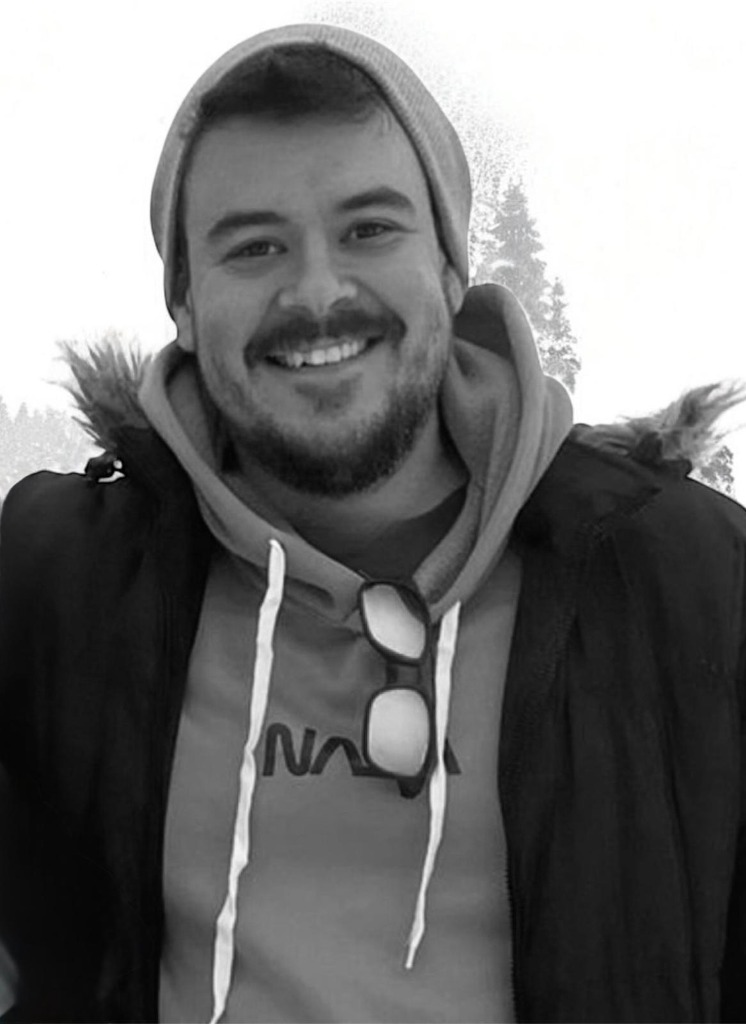
#> input picture assets/profile.jpg, 746 x 1024 px
$ python generar.py
#> lines starting #> are read from the running program, lines starting #| are printed output that depends on the picture; after the words box and inside, x2 and y2 are one past the last pixel; in counts of white or black regions, pixels touching at a corner belong together
"""Genera assets/og-image.jpg (1200x630), la vista previa al compartir la web.

Uso: python 01-TOOLS/og-image/generar.py   (requiere Pillow)
Descarga las fuentes Sixtyfour y Roboto de google/fonts a una carpeta temporal.
"""
import tempfile
import urllib.request
from pathlib import Path

from PIL import Image, ImageDraw, ImageFont, ImageOps

RAIZ = Path(__file__).resolve().parents[2]
SALIDA = RAIZ / 'assets' / 'og-image.jpg'
FOTO = RAIZ / 'assets' / 'profile.jpg'

ANCHO, ALTO = 1200, 630

# Paleta de style.css (:root)
COLOR_FONDO = (31, 32, 65)
COLOR_FONDO_SECUNDARIO = (44, 45, 94)
TEXTO_PRIMARIO = (255, 255, 255)
TEXTO_SECUNDARIO = (143, 170, 181)
ACENTO_PRIMARIO = (255, 200, 87)
ACENTO_SECUNDARIO = (17, 157, 164)

FUENTES = {
    'Sixtyfour.ttf': 'https://github.com/google/fonts/raw/main/ofl/sixtyfour/Sixtyfour%5BBLED%2CSCAN%5D.ttf',
    'Roboto.ttf': 'https://github.com/google/fonts/raw/main/ofl/roboto/Roboto%5Bwdth%2Cwght%5D.ttf',
}


def obtener_fuente(nombre):
    ruta = Path(tempfile.gettempdir()) / 'og-image-fuentes' / nombre
    if not ruta.exists():
        ruta.parent.mkdir(parents=True, exist_ok=True)
        ruta.write_bytes(urllib.request.urlopen(FUENTES[nombre]).read())
    return ruta


def fuente(nombre, tamano, peso=None):
    f = ImageFont.truetype(str(obtener_fuente(nombre)), tamano)
    if peso:
        f.set_variation_by_axes([peso, 100])  # ejes de Roboto: peso, anchura
    return f


def texto_degradado(lienzo, posicion, texto, f):
    # Degradado dorado -> cian, como la clase .acento
    caja = f.getbbox(texto)
    ancho, alto = caja[2], caja[3]
    degradado = Image.new('RGB', (ancho, alto))
    for x in range(ancho):
        t = x / max(ancho - 1, 1)
        color = tuple(round(a + (b - a) * t) for a, b in zip(ACENTO_PRIMARIO, ACENTO_SECUNDARIO))
        ImageDraw.Draw(degradado).line([(x, 0), (x, alto)], fill=color)
    mascara = Image.new('L', (ancho, alto), 0)
    ImageDraw.Draw(mascara).text((0, 0), texto, font=f, fill=255)
    lienzo.paste(degradado, posicion, mascara)


def main():
    lienzo = Image.new('RGB', (ANCHO, ALTO), COLOR_FONDO)
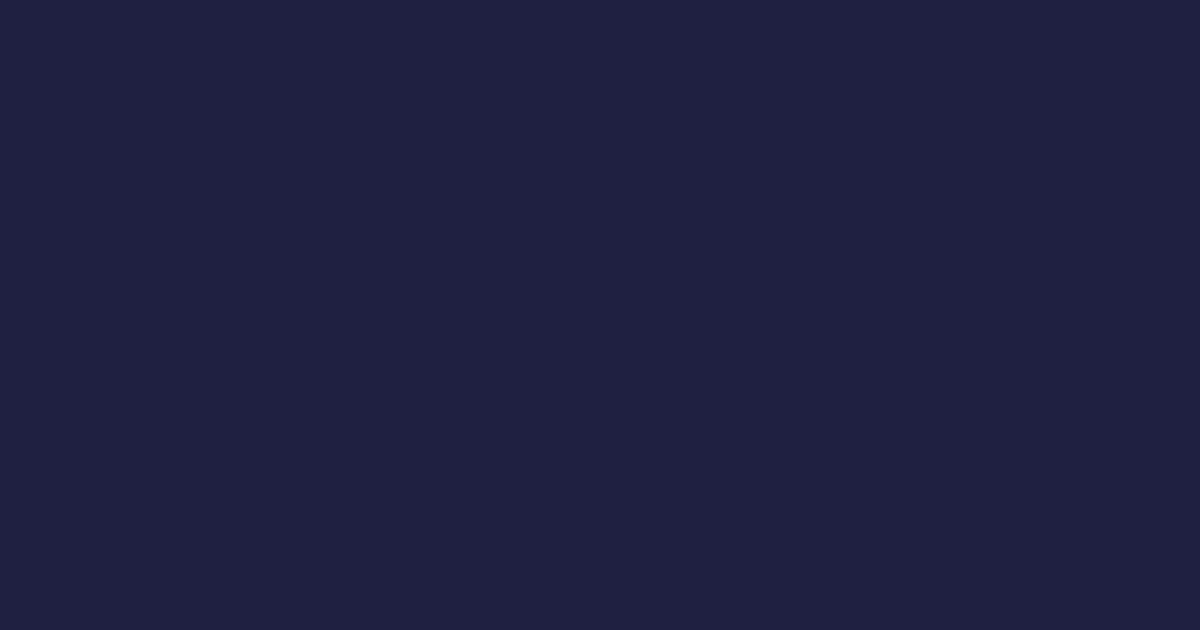
#> lienzo: PIL image 1200x630 RGB; mean R, G, B 31, 32, 65
    dibujo = ImageDraw.Draw(lienzo)

    # Ventana de terminal
    margen = 48
    ventana = (margen, margen, ANCHO - margen, ALTO - margen)
    dibujo.rounded_rectangle(ventana, radius=22, fill=COLOR_FONDO_SECUNDARIO, outline=(70, 72, 130), width=2)
    dibujo.line([(margen, margen + 56), (ANCHO - margen, margen + 56)], fill=(70, 72, 130), width=2)
    for i, color in enumerate([(255, 95, 86), (255, 189, 46), (39, 201, 63)]):
        cx, cy = margen + 36 + i * 30, margen + 28
        dibujo.ellipse((cx - 9, cy - 9, cx + 9, cy + 9), fill=color)

    # Foto de perfil en círculo con borde dorado
    diametro = 300
    foto = ImageOps.fit(Image.open(FOTO).convert('RGB'), (diametro, diametro), centering=(0.5, 0.3))
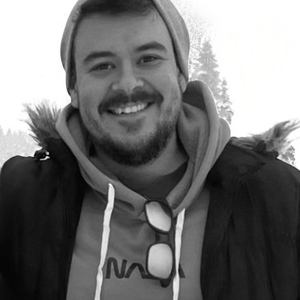
#> foto: PIL image 300x300 RGB; mean R, G, B 114.9, 114.9, 114.8
    mascara = Image.new('L', (diametro * 4, diametro * 4), 0)
#> mascara: PIL image 1200x1200 L; every value is 0
    ImageDraw.Draw(mascara).ellipse((0, 0, diametro * 4, diametro * 4), fill=255)
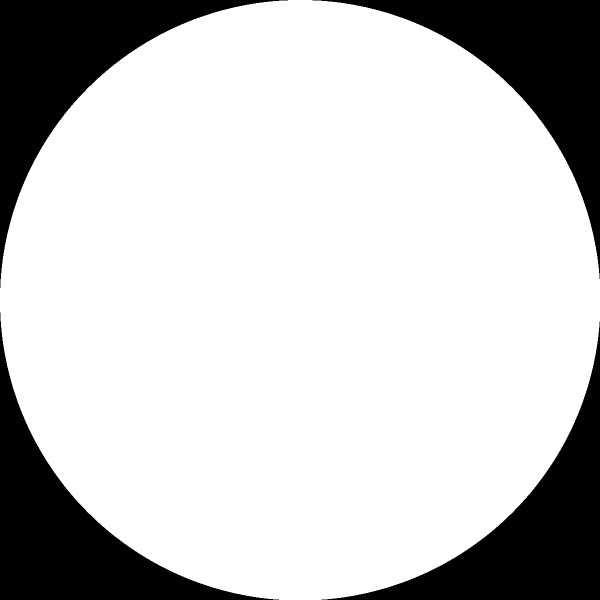
#> mascara: PIL image 1200x1200 L (shown at 1/2 size); 78.6% white; 4 black regions, box (x1, y1, x2, y2) and area: (0, 0, 576, 576) 77436, (625, 0, 1200, 558) 76860, (0, 625, 558, 1200) 76860, (643, 643, 1200, 1200) 76285
    mascara = mascara.resize((diametro, diametro), Image.LANCZOS)
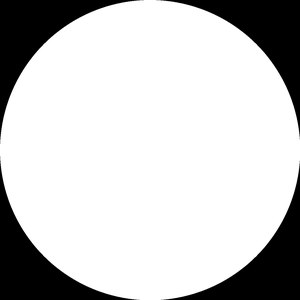
#> mascara: PIL image 300x300 L; min 0, max 255, mean 200.6
    fx, fy = ANCHO - margen - 60 - diametro, 172
    dibujo.ellipse((fx - 8, fy - 8, fx + diametro + 8, fy + diametro + 8), fill=ACENTO_PRIMARIO)
    lienzo.paste(foto, (fx, fy), mascara)
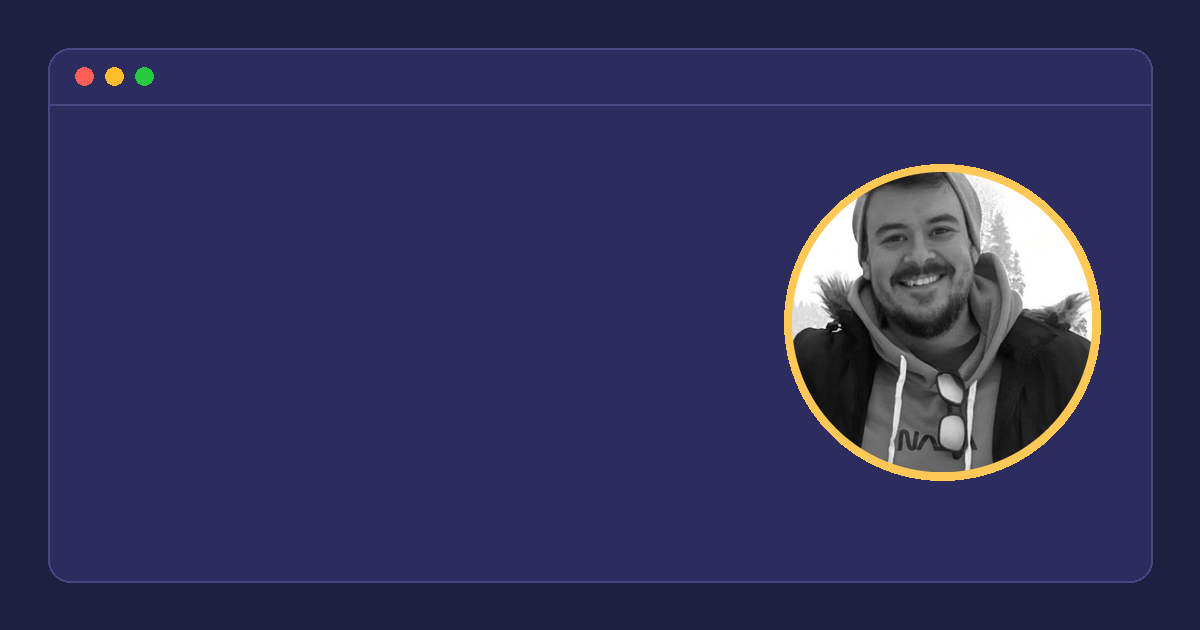
#> lienzo: PIL image 1200x630 RGB; mean R, G, B 49.9, 50.2, 89.4

    # Textos
    x = margen + 56
    dibujo.text((x, 150), 'Hola, soy', font=fuente('Roboto.ttf', 34, 400), fill=TEXTO_SECUNDARIO)
    dibujo.text((x, 192), 'Alfonso Subiela', font=fuente('Roboto.ttf', 64, 700), fill=TEXTO_PRIMARIO)
    texto_degradado(lienzo, (x, 292), 'Desarrollador', fuente('Sixtyfour.ttf', 40))
    texto_degradado(lienzo, (x, 346), 'Web Junior', fuente('Sixtyfour.ttf', 40))
    dibujo.text(
        (x, 430),
        '> Apasionado por la tecnología y el diseño.',
        font=fuente('Roboto.ttf', 28, 400),
        fill=TEXTO_PRIMARIO,
    )
    dibujo.text((x, 498), 'Python · JavaScript · HTML · CSS', font=fuente('Roboto.ttf', 24, 500), fill=ACENTO_SECUNDARIO)

    lienzo.save(SALIDA, 'JPEG', quality=88, optimize=True, progressive=True)
    print(f'{SALIDA} ({SALIDA.stat().st_size // 1024} KB)')


if __name__ == '__main__':
#> (the run stopped early here; a loop or call above may not have finished)
